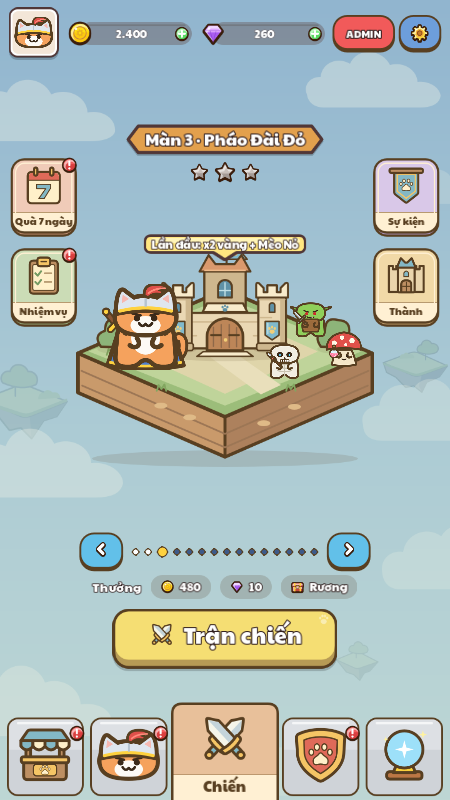
#> input picture docs/ui_review/2026-10-19/menu-polish/lobby_450x800.png, 450 x 800 px
$ python build_overview.py
#> lines starting #> are read from the running program, lines starting #| are printed output that depends on the picture
from pathlib import Path
from PIL import Image, ImageDraw, ImageFont

HERE = Path(__file__).resolve().parent
ROOT = HERE.parents[3]
font = ImageFont.truetype(str(ROOT / "game/ui/fonts/DejaVuSans.ttf"), 22)
board = Image.new("RGB", (938, 854), "#eee8dc")
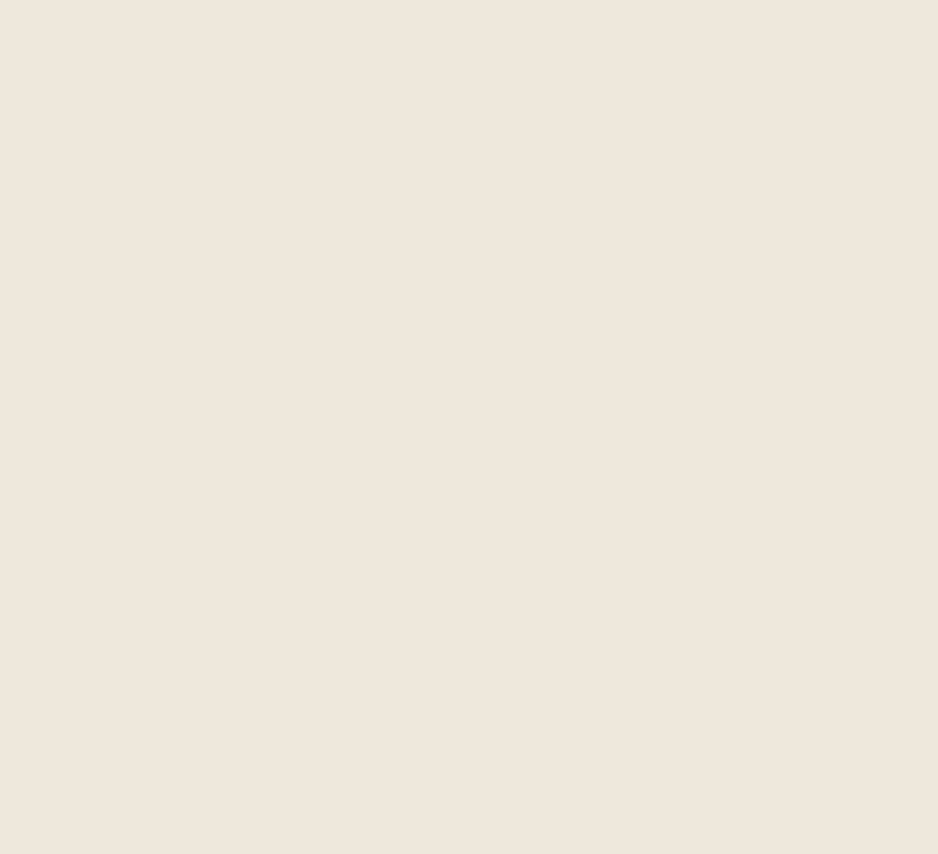
#> board: PIL image 938x854 RGB; mean R, G, B 238, 232, 220
draw = ImageDraw.Draw(board)
for x, name, title in [
    (12, "lobby_450x800.png", "Menu chính"),
    (476, "battle_prepare_450x800.png", "Trong trận"),
]:
    draw.text((x, 10), title, font=font, fill="#583f21")
    board.paste(Image.open(HERE / name).convert("RGB"), (x, 42))
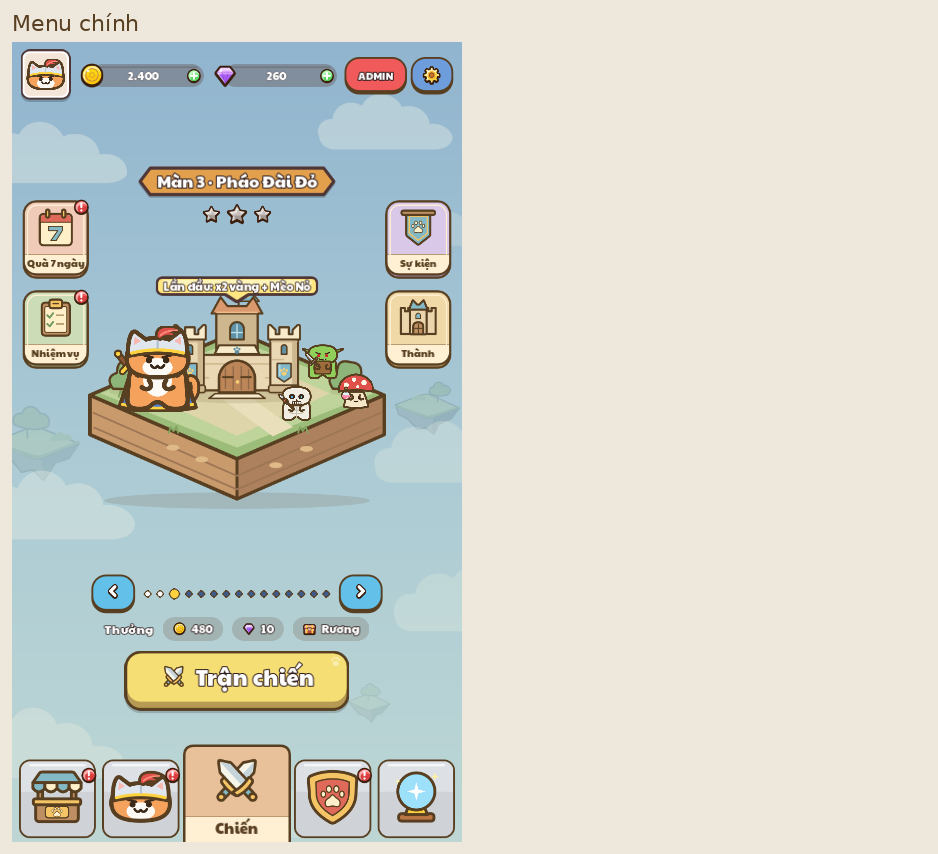
#> board: PIL image 938x854 RGB; mean R, G, B 209, 211.1, 202.4
#> (the run stopped early here; a loop or call above may not have finished)
